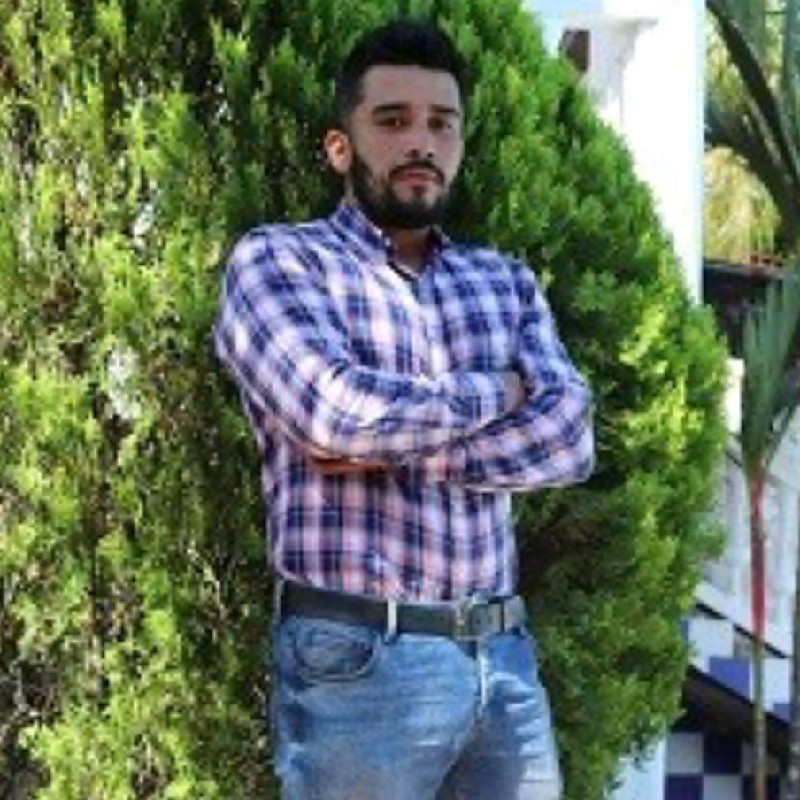
#> input picture TP2/perfil.jpeg, 800 x 800 px, found by its file name
$ jupyter execute --allow-errors TP2CORRECCION.ipynb
#> lines starting #> are read from the running program, lines starting #| are printed output that depends on the picture
TP2 -CLASE 3
IMplementar la funcion create_gauss_filter(h,w,k_size,sigama) para crear filtros gaussianos para filtrado espectral. Debe retornar un filtro gausssiano de tamaño HxW en dominio espacial y su transformada de fourier.
1. Graficar ambas representaciones para diferentes tamaños de kernel y sigma. APlicar el filtro una imagen para validar el funcionamiento en el dominio espectral.

[cell 1]
import numpy as np
import cv2 as cv
import pandas as pd
import matplotlib.pyplot as plt
path = '/content/perfil.jpeg'
image = cv.imread(path, cv.IMREAD_GRAYSCALE)
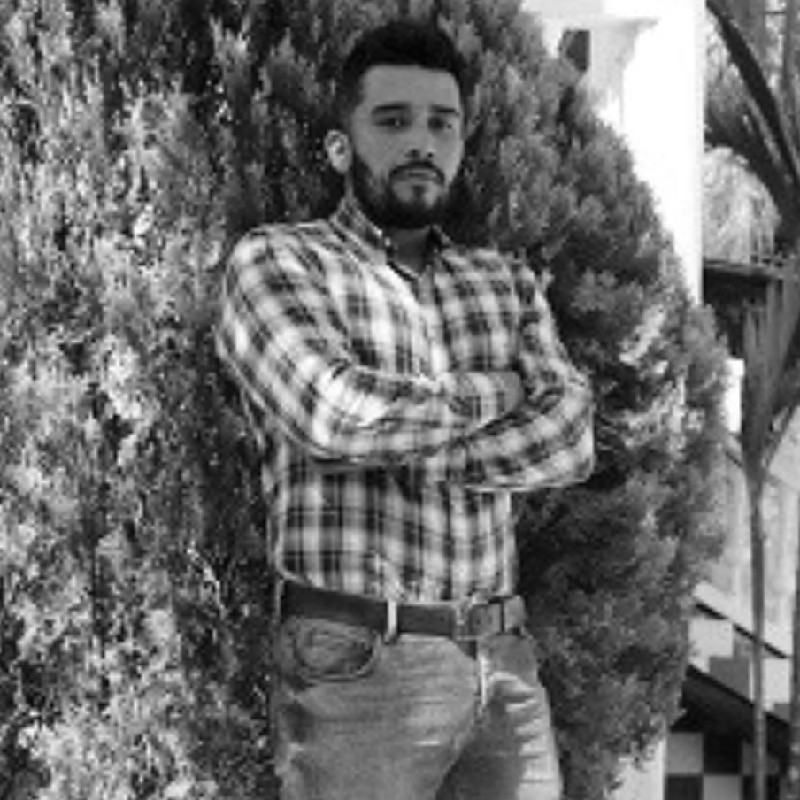
#> image: shape (800, 800); min 0, max 255, mean 107
def gaussian_kernel(size, sigma):
    x, y = np.meshgrid(np.arange(size) - size // 2, np.arange(size) - size // 2)
    kernel = np.exp(-(x**2 + y**2) / (2 * sigma**2))
    kernel = kernel / np.sum(kernel)
    return kernel

def apply_filter(image, kernel):
    image_fft = np.fft.fft2(image)
    kernel_fft = np.fft.fft2(kernel, s=image.shape)
    filtered_image = np.fft.ifft2(image_fft * kernel_fft)
    filtered_image = np.real(filtered_image)
    filtered_image = filtered_image.astype(np.uint8)
    return filtered_image

def plot_filter_and_fft(kernel, kernel_fft, k_size, sigma, ax1, ax2):
    ax1.imshow(kernel, cmap='gray')
    ax1.set_title(f'Kernel k_size={k_size}, sigma={sigma}')
    ax2.imshow(np.abs(np.fft.fftshift(kernel_fft)), cmap='gray')
    ax2.set_title(f'Kernel FFT k_size={k_size}, sigma={sigma}')

def plot_image(image, filtered_image_spec, filtered_image_space, ax1, ax2, ax3):
    ax1.imshow(image, cmap='gray')
    ax1.set_title('Imagen Original')
    ax2.imshow(filtered_image_spec, cmap='gray')
    ax2.set_title('Imagen en espectro')
    ax3.imshow(filtered_image_space, cmap='gray')
    ax3.set_title('Imagen en espacio')

k_sizes = [5, 15, 25, 35, 45, 55]
sigmas = [5, 15,  25, 35, 45, 55]
k_size = 9
sigma = 5

# Kernel
kernel = gaussian_kernel(k_size, sigma)
kernel_fft = np.fft.fft2(kernel)

# Imagen
path = '/content/perfil.jpeg'
image = cv.imread(path, cv.IMREAD_GRAYSCALE)

filtered_image_spec = apply_filter(image, kernel)
#> in apply_filter, `filtered_image = np.real(filtered_image)`:
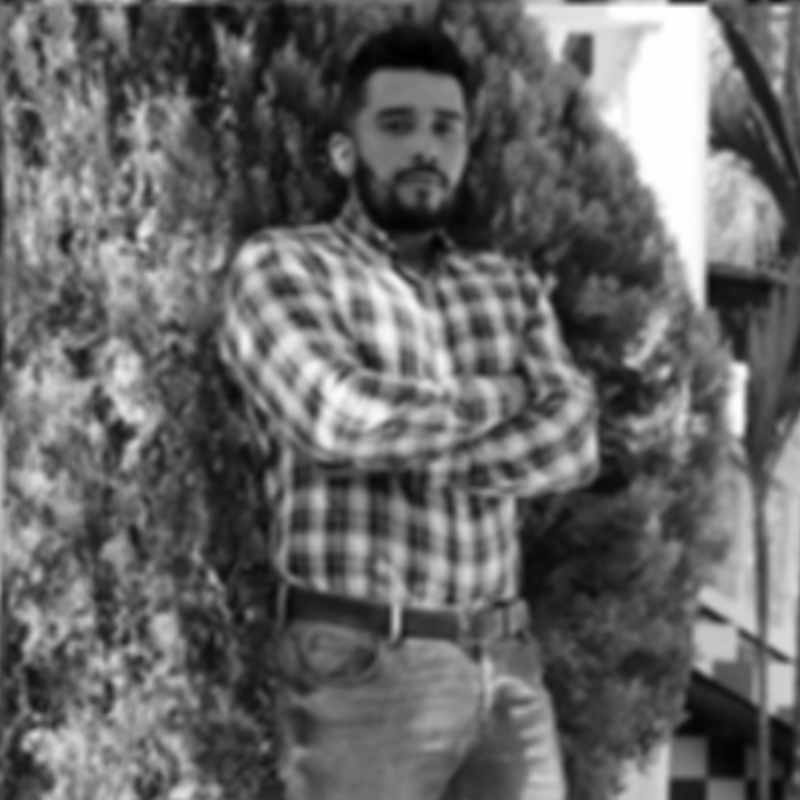
#> filtered_image: shape (800, 800) float64; min 5.69, max 255, mean 107; drawn with min black and max white

filtered_image_space = cv.GaussianBlur(image, (k_size, k_size), sigma)
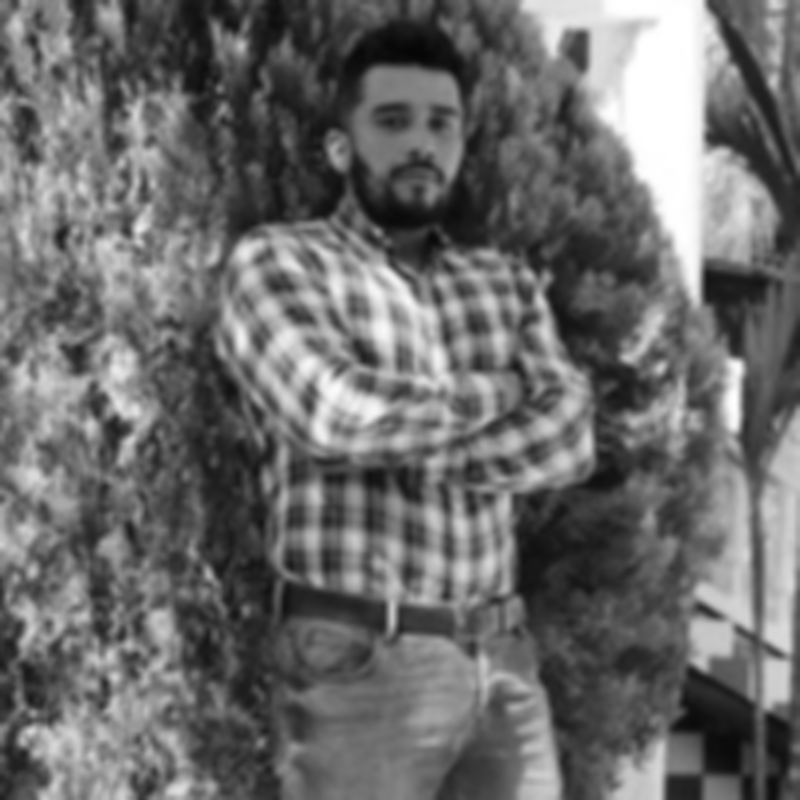
#> filtered_image_space: shape (800, 800); min 6, max 255, mean 107
#Graficas
fig, axes = plt.subplots(len(k_sizes), 2, figsize=(10, 5*len(k_sizes)))
for i, k_size in enumerate(k_sizes):
    kernel = gaussian_kernel(k_size, sigmas[i])
    kernel_fft = np.fft.fft2(kernel, s=image.shape)
    plot_filter_and_fft(kernel, kernel_fft, k_size, sigmas[i], axes[i, 0], axes[i, 1])
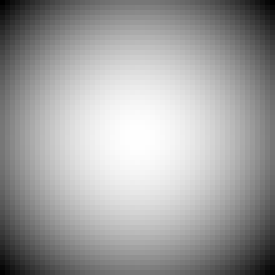
#> kernel: shape (55, 55) float64 (shown 5 times larger); min 0.000282, max 0.000359, mean 0.000331; drawn with min black and max white
plot_image(image, filtered_image_spec, filtered_image_space, plt.subplot(1, 3, 1), plt.subplot(1, 3, 2), plt.subplot(1, 3, 3))
plt.show()
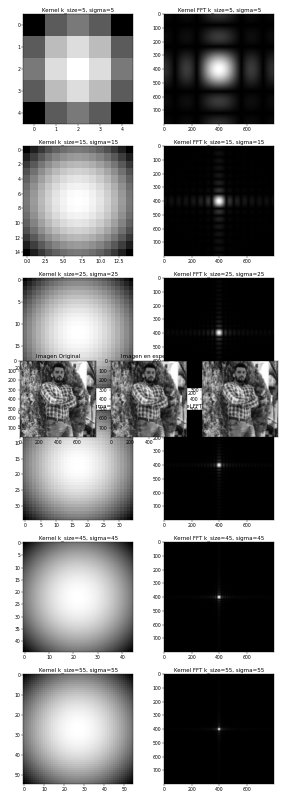
#> figure drawn by matplotlib, 15 panels

2. Usando el metodo descripto en el paper image sharpnes measure for blurred images in frequency domain " comparar el resultado de unfiltrado pro convolucion con el filtrado especral"

[cell 2]
import cv2 as cv
import numpy as np
import matplotlib.pyplot as plt

def FM_calc(image):
    F = np.fft.fft2(image)
    Fc = np.fft.fftshift(F)
    AF = np.abs(Fc)
    Max_AF = np.max(AF)
    Th = len(F[F > Max_AF/1000])
    FM = Th / (image.shape[0] * image.shape[1])
    return FM

def ACM_calc(image):
    ACM = 0
    histogram = cv.calcHist([image], [0], None, [256], [0, 256])
    mean = np.mean(image)
    for i in range(len(histogram)):
        ACM += histogram[i] * np.abs(i - mean)
    ACM = ACM / (image.shape[0] * image.shape[1])
    return ACM[0]

def create_gauss_filter(height, width, k_size=9, sigma=5):
    x = np.linspace(-int(height/2), int(height/2), height)
    y = np.linspace(-int(width/2), int(width/2), width)
    xx, yy = np.meshgrid(x, y)
    kernel = np.exp(-(xx**2 + yy**2)/(2*(sigma**2)))
    kernel = kernel / (2*np.pi*(sigma**2))
    kernel = kernel / np.sum(kernel)
    kernel_fft = np.fft.fft2(kernel)
    return kernel, kernel_fft

path = '/content/perfil.jpeg'
image = cv.imread(path, cv.IMREAD_GRAYSCALE)

k_size = 9
sigma = 5
filtro = cv.getGaussianKernel(k_size, sigma)
filtro = np.outer(filtro, filtro)
filtro_fft = np.fft.fftshift(np.fft.fft2(filtro, s=image.shape[:2]), axes=(0, 1))
image_fft = np.fft.fft2(image)
image_filtered_spec = image_fft * filtro_fft
image_filtered_spec = np.fft.ifftshift(np.real(np.fft.ifft2(image_filtered_spec))).astype(np.uint8)
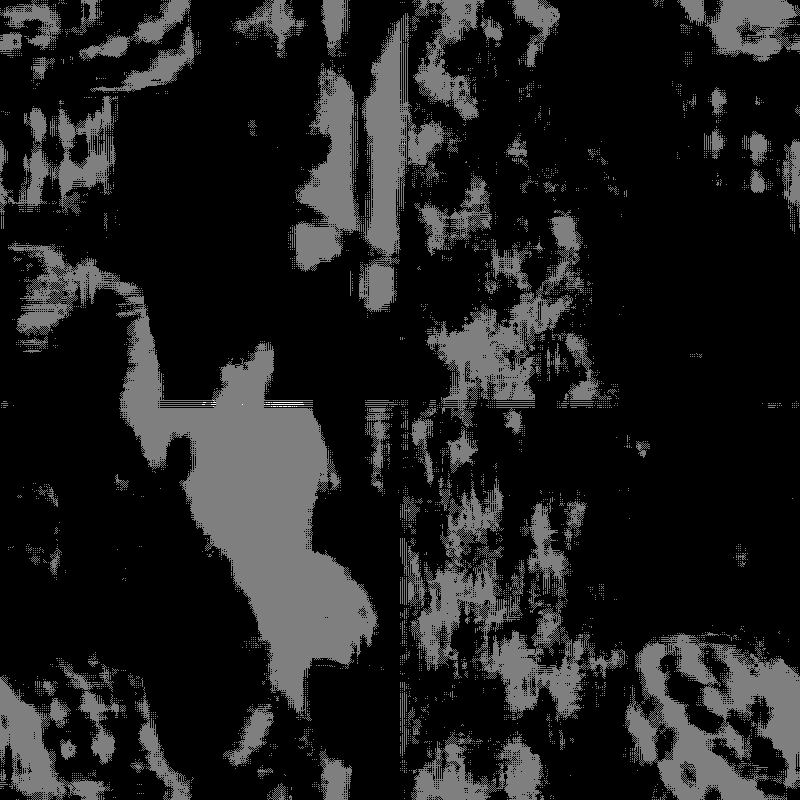
#> image_filtered_spec: shape (800, 800); min 0, max 2, mean 0.241; drawn with min black and max white
image_filtered_space = cv.GaussianBlur(image, (k_size, k_size), sigma)

# Grafica
_, (ax1, ax2, ax3) = plt.subplots(1, 3, figsize=(18, 12))
ax1.imshow(image, cmap='gray')
ax1.set_title(f'Imagen Original - \nFM = {FM_calc(image):.5f}\nACM = {ACM_calc(image):.5f}')
#> in FM_calc, `Max_AF = np.max(AF)`: Max_AF = 68495699
#> in FM_calc, `Th = len(F[F > Max_AF/1000])`: Th = 3245
#> in FM_calc, `FM = Th / (image.shape[0] * image.shape[1])`: FM = 0.00507
#> in ACM_calc, `ACM = 0`: ACM = 0
#> in ACM_calc, `histogram = cv.calcHist([image], [0], None, [256], [0, 256])`: histogram = 256 values, max 8410 at index 255, min 2 at index 0, mean 2500
#> in ACM_calc, `mean = np.mean(image)`: mean = 107
#> the loop in ACM_calc, `for i in range(len(histogram)):` made 256 passes
#> ACM on passes 1 to 3: [214], [532.1], [952.2]
#> after the loop in ACM_calc, `for i in range(len(histogram)):`: ACM = [30097754]
#> in ACM_calc, `ACM = ACM / (image.shape[0] * image.shape[1])`: ACM = [47.03]
ax2.imshow(image_filtered_spec, cmap='gray')
ax2.set_title(f'Imagen filtrada en el espectro - \nFM = {FM_calc(image_filtered_spec):.5f}\nACM = {ACM_calc(image_filtered_spec):.5f}')
#> the loop in ACM_calc (call 2), `for i in range(len(histogram)):` made 256 passes
#> ACM on passes 1 to 3: [116960.4], [233727.2], [233920.7]
ax3.imshow(image_filtered_space, cmap='gray')
ax3.set_title(f'Imagen filtrada en el espacio - \nFM = {FM_calc(image_filtered_space):.5f}\nACM = {ACM_calc(image_filtered_space):.5f}')

plt.show()
